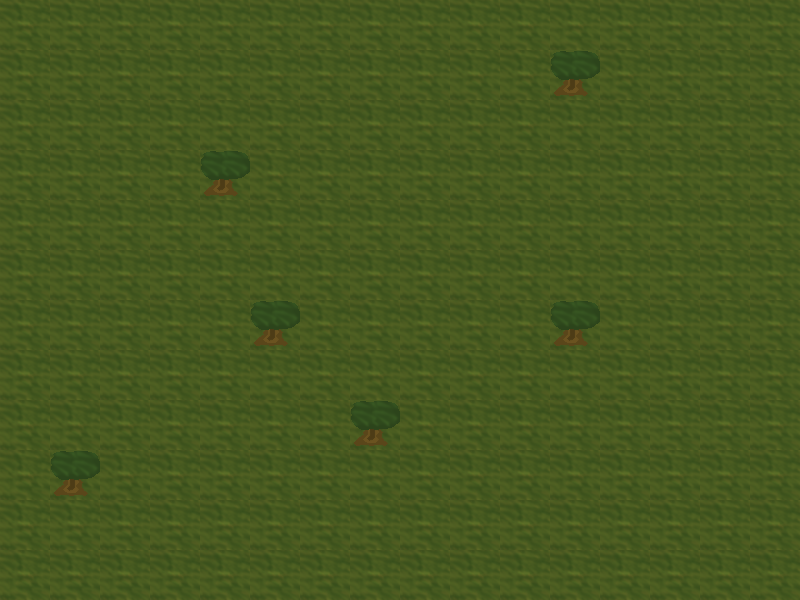

This is a level from a 2D game, rendered from its Tiled map with the project's own tilesets. A one-line summary and the map file follow, with tile-layer data summarised:
An orthogonal 16x12 tile map with 50x50 px tiles, 2 tile layers (Tile Layer 1, objectLayer).

<map version="1.0" tiledversion="1.0.2" orientation="orthogonal" renderorder="right-down" width="16" height="12" tilewidth="50" tileheight="50" nextobjectid="1">
 <tileset firstgid="1" source="testtileset.tsx" />
 <layer name="Tile Layer 1" width="16" height="12">
  <data>[192 cells, 192 non-empty, 1 distinct tile ids]</data>
 </layer>
 <layer name="objectLayer" width="16" height="12">
  <data>[192 cells, 6 non-empty, 1 distinct tile ids]</data>
 </layer>
</map>
